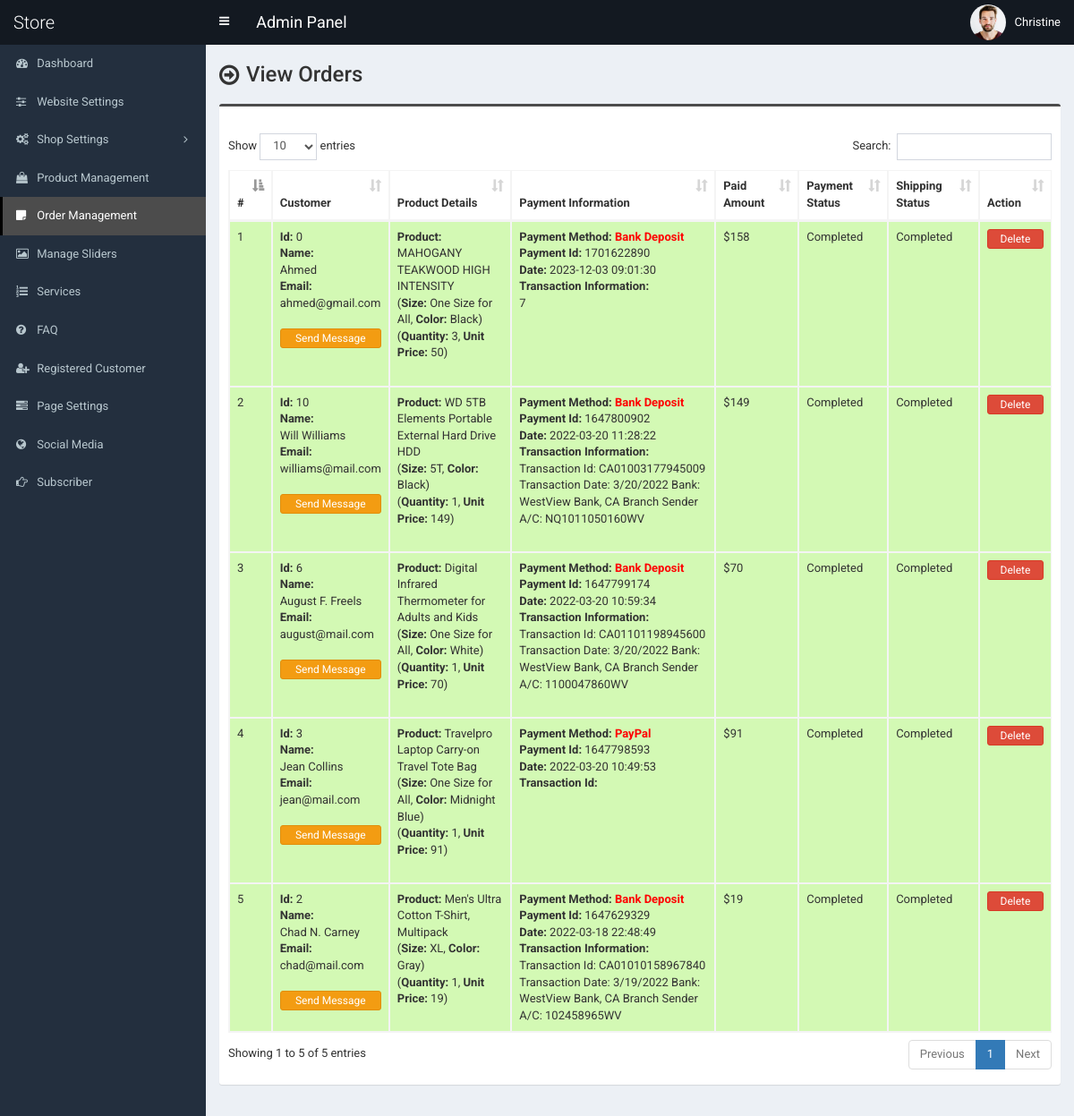
The page /admin/order.php (signed in) on the database its author committed.
### tables this page shows
CREATE TABLE `tbl_payment` (
  `id` int(11) NOT NULL,
  `customer_id` int(11) NOT NULL,
  `customer_name` varchar(255) NOT NULL,
  `customer_email` varchar(255) NOT NULL,
  `payment_date` varchar(50) NOT NULL,
  `txnid` varchar(255) NOT NULL,
  `paid_amount` int(11) NOT NULL,
  `card_number` varchar(50) NOT NULL,
  `card_cvv` varchar(10) NOT NULL,
  `card_month` varchar(10) NOT NULL,
  `card_year` varchar(10) NOT NULL,
  `bank_transaction_info` text NOT NULL,
  `payment_method` varchar(20) NOT NULL,
  `payment_status` varchar(25) NOT NULL,
  `shipping_status` varchar(20) NOT NULL,
  `payment_id` varchar(255) NOT NULL
);

CREATE TABLE `tbl_order` (
  `id` int(11) NOT NULL,
  `product_id` int(11) NOT NULL,
  `product_name` varchar(255) NOT NULL,
  `size` varchar(100) NOT NULL,
  `color` varchar(100) NOT NULL,
  `quantity` varchar(50) NOT NULL,
  `unit_price` varchar(50) NOT NULL,
  `payment_id` varchar(255) NOT NULL
);

### admin/order.php (the view, shortened to what this page needs)
<?php require_once('header.php'); ?>
<section class="content-header">
	<div class="content-header-left">
		<h1>View Orders</h1>
	</div>
</section>
<section class="content">
  <div class="row">
    <div class="col-md-12">
      <div class="box box-info">
        <div class="box-body table-responsive">
          <table id="example1" class="table table-bordered table-hover table-striped">
			<thead>
			    <tr>
			        <th>#</th>
                    <th>Customer</th>
			        <th>Product Details</th>
                    <th>
                    	Payment Information
                    </th>
                    <th>Paid Amount</th>
                    <th>Payment Status</th>
                    <th>Shipping Status</th>
			        <th>Action</th>
			    </tr>
			</thead>
            <tbody>
            	<?php
            	$i=0;
            	$statement = $pdo->prepare("SELECT * FROM tbl_payment ORDER by id DESC");
            	$statement->execute();
            	$result = $statement->fetchAll(PDO::FETCH_ASSOC);
            	foreach ($result as $row) {
            		$i++;
            		?>
					<tr class="<?php if($row['payment_status']=='Pending'){echo 'bg-r';}else{echo 'bg-g';} ?>">
	                    <td><?php echo $i; ?></td>
	                    <td>
                            <b>Id:</b> <?php echo $row['customer_id']; ?><br>
                            <b>Name:</b><br> <?php echo $row['customer_name']; ?><br>
                            <b>Email:</b><br> <?php echo $row['customer_email']; ?><br><br>
                            <a href="#" data-toggle="modal" data-target="#model-<?php echo $i; ?>"class="btn btn-warning btn-xs" style="width:100%;margin-bottom:4px;">Send Message</a>
                        </td>
                        <td>
                           <?php
                           $statement1 = $pdo->prepare("SELECT * FROM tbl_order WHERE payment_id=?");
                           $statement1->execute(array($row['payment_id']));
                           $result1 = $statement1->fetchAll(PDO::FETCH_ASSOC);
                           foreach ($result1 as $row1) {
                                echo '<b>Product:</b> '.$row1['product_name'];
                                echo '<br>(<b>Size:</b> '.$row1['size'];
                                echo ', <b>Color:</b> '.$row1['color'].')';
                                echo '<br>(<b>Quantity:</b> '.$row1['quantity'];
                                echo ', <b>Unit Price:</b> '.$row1['unit_price'].')';
                                echo '<br><br>';
                           }
                           ?>
                        </td>
                        <td>
                        	<?php if($row['payment_method'] == 'PayPal'): ?>
                        		<b>Payment Method:</b> <?php echo '<span style="color:red;"><b>'.$row['payment_method'].'</b></span>'; ?><br>
                        		<b>Payment Id:</b> <?php echo $row['payment_id']; ?><br>
                        		<b>Date:</b> <?php echo $row['payment_date']; ?><br>
                        		<b>Transaction Id:</b> <?php echo $row['txnid']; ?><br>
                        	<?php elseif($row['payment_method'] == 'Bank Deposit'): ?>
                        		<b>Payment Method:</b> <?php echo '<span style="color:red;"><b>'.$row['payment_method'].'</b></span>'; ?><br>
                        		<b>Payment Id:</b> <?php echo $row['payment_id']; ?><br>
								<b>Date:</b> <?php echo $row['payment_date']; ?><br>
                        		<b>Transaction Information:</b> <br><?php echo $row['bank_transaction_info']; ?><br>
                        	<?php endif; ?>
                        </td>
                        <td>$<?php echo $row['paid_amount']; ?></td>
                        <td>
                            <?php echo $row['payment_status']; ?>
                            <br><br>
                        </td>
                        <td>
                            <?php echo $row['shipping_status']; ?>
                            <br><br>
                        </td>
	                    <td>
                            <a href="#" class="btn btn-danger btn-xs" data-href="order-delete.php?id=<?php echo $row['id']; ?>" data-toggle="modal" data-target="#confirm-delete" style="width:100%;">Delete</a>
	                    </td>
	                </tr>
            		<?php
            	}
            	?>
            </tbody>
          </table>
        </div>
      </div>
</section>
<?php require_once('footer.php'); ?>

### admin/style.css (style rules this page uses)
body { font-size: 13px; font-family: "Roboto", sans-serif; }
.content-header > h1, .content-header .content-header-left h1 { font-family: "Roboto", sans-serif; }
.box-info { padding-top: 20px; }
.content-header { overflow: hidden; }
.content-header .content-header-left { float: left; padding-top: 5px; }
.content-header .content-header-left h1 { margin-top: 0; margin-bottom: 0; padding-left: 30px; padding-bottom: 5px; font-size: 24px; position: relative; }
.content-header .content-header-left h1:before { position: absolute; top: 0; left: 0; font-family: "FontAwesome", sans-serif; font-size: 26px; content: "\f18e"; }
.box.box-info { border-top-color: #4c4c4c; }
.bg-g { background: #d3f9b4 !important; }

### rows shown on the page
tbl_payment: customer "0", customer_name "Ahmed", customer_email "ahmed@gmail.com", payment_method "Bank Deposit", payment "1701622890", payment_date "2023-12-03 09:01:30", bank_transaction_info "7", paid_amount "158", payment_status "Completed", shipping_status "Completed"
tbl_order: product_name "MAHOGANY TEAKWOOD HIGH INTENSITY", size "One Size for All", color "Black", quantity "3", unit_price "50"
tbl_payment: customer "10", customer_name "Will Williams", customer_email "williams@mail.com", payment_method "Bank Deposit", payment "1647800902", payment_date "2022-03-20 11:28:22", bank_transaction_info "Transaction Id: CA01003177945009 Transaction Date: 3/20/2022 Bank: WestView Bank, CA Branch Sender A/C: NQ1011050160WV", paid_amount "149", payment_status "Completed", shipping_status "Completed"
tbl_order: product_name "WD 5TB Elements Portable External Hard Drive HDD", size "5T", color "Black", quantity "1", unit_price "149"
tbl_payment: customer "6", customer_name "August F. Freels", customer_email "august@mail.com", payment_method "Bank Deposit", payment "1647799174", payment_date "2022-03-20 10:59:34", bank_transaction_info "Transaction Id: CA01101198945600 Transaction Date: 3/20/2022 Bank: WestView Bank, CA Branch Sender A/C: 1100047860WV", paid_amount "70", payment_status "Completed", shipping_status "Completed"
tbl_order: product_name "Digital Infrared Thermometer for Adults and Kids", size "One Size for All", color "White", quantity "1", unit_price "70"
tbl_payment: customer "3", customer_name "Jean Collins", customer_email "jean@mail.com", payment_method "PayPal", payment "1647798593", payment_date "2022-03-20 10:49:53", paid_amount "91", payment_status "Completed", shipping_status "Completed"
tbl_order: product_name "Travelpro Laptop Carry-on Travel Tote Bag", size "One Size for All", color "Midnight Blue", quantity "1", unit_price "91"
tbl_payment: customer "2", customer_name "Chad N. Carney", customer_email "chad@mail.com", payment_method "Bank Deposit", payment "1647629329", payment_date "2022-03-18 22:48:49", bank_transaction_info "Transaction Id: CA01010158967840 Transaction Date: 3/19/2022 Bank: WestView Bank, CA Branch Sender A/C: 102458965WV", paid_amount "19", payment_status "Completed", shipping_status "Completed"
tbl_order: product_name "Men's Ultra Cotton T-Shirt, Multipack", size "XL", color "Gray", quantity "1", unit_price "19"

### other values the page prints
$_SESSION['user']['full_name'] "Christine"
